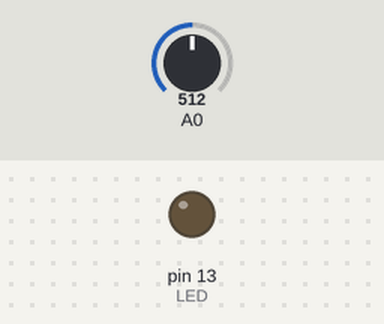
The sketch below on a simulated Arduino Uno, built with avr-gcc and run on an emulated ATmega328P. On the bench: output pins drawn as LEDs (lit = HIGH). The test bench sets the inputs (shaded band); at power-on: A0 = 512.

Above: at 1.2 s.
1.3 s: A0 set to 521
At 2.1 s:
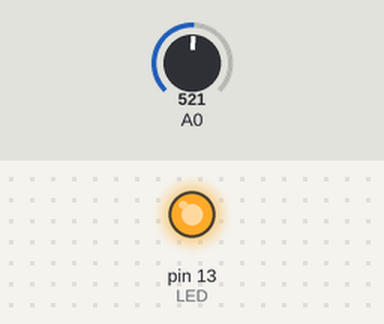
2.8 s: A0 set to 511
At 3.3 s:
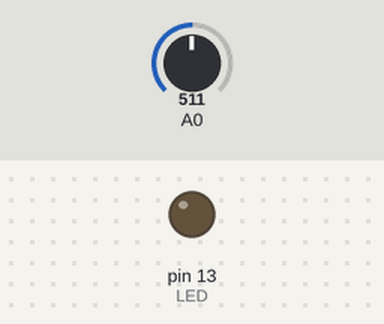
4.3 s: A0 set to 716
At 5.6 s:
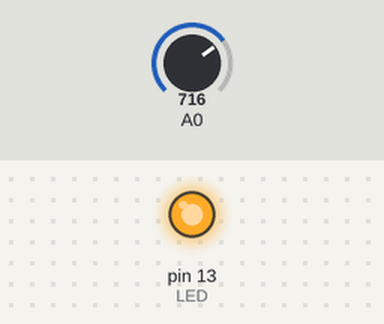
Timing chart, 0 to 7.3 s (numbered marks = the images above; inputs shaded):
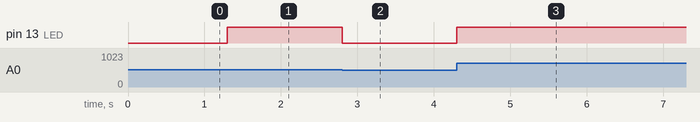

The sketch:

ex1-without_microcontroller.ino
```cpp
int LED = 13;

void setup()
{
  pinMode(LED, OUTPUT);
}

void loop()
{
  int reading = analogRead(A0);
  reading = map(reading, 0, 1023, 0, 255); // Mapping reading to get values between 0 and 255
  analogWrite(LED, reading);
}
```

Measured:
- the behaviour switches between 513 and 514 on A0 (found by bisection; images 0 and 1)
- after the input at 1.3 s, pin 13 (LED): LOW → HIGH at once
- after the input at 2.8 s, pin 13 (LED): HIGH → LOW at once
- after the input at 4.3 s, pin 13 (LED): LOW → HIGH at once
